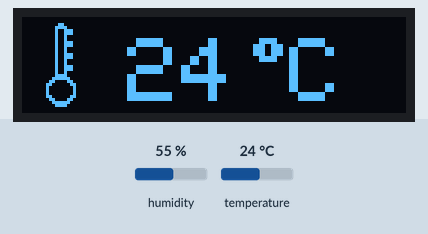
The sketch below on a simulated Arduino Uno, built with avr-gcc and run on an emulated ATmega328P. Parts: 128×32 one-colour display. The test bench sets the inputs (shaded band); at power-on: humidity 55 %, temperature 24 °C. The display library's start-up logo is not drawn.

Above: at 3.2 s.
3.3 s: humidity set to 22 %
At 8.1 s:
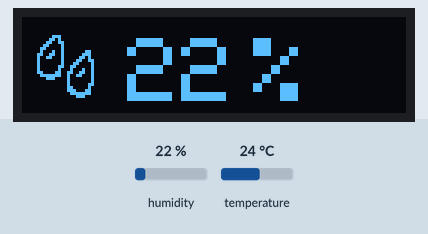
13.6 s: temperature set to 12 °C
At 18.4 s:
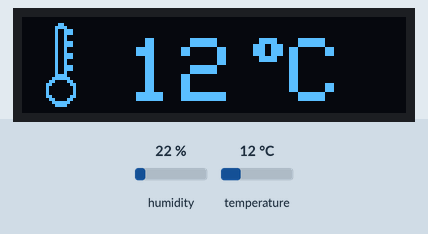
19.2 s: humidity set to 40 %
At 23.6 s:
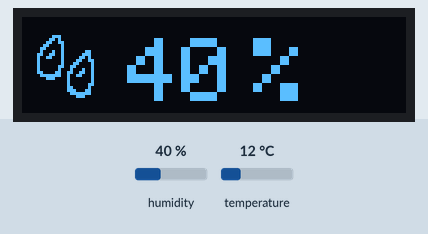
28.7 s: temperature set to 19 °C
At 32.7 s:
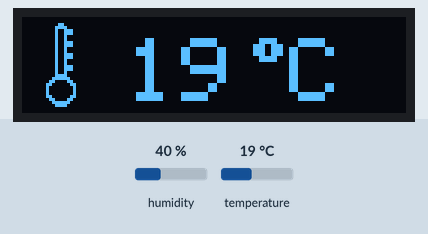
Timing chart, 0 to 34.2 s (numbered marks = the images above; inputs shaded):
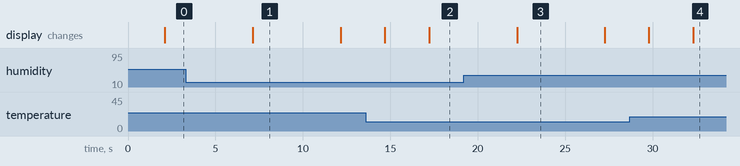

The sketch:

tempandhumi.ino
```cpp
#include <Wire.h>
#include <Adafruit_GFX.h>
#include <Adafruit_SSD1306.h>

#include <DFRobot_DHT11.h>
DFRobot_DHT11 DHT;
#define DHT11_PIN 2

#define SCREEN_WIDTH 128 // OLED display width, in pixels
#define SCREEN_HEIGHT 32 // OLED display height, in pixels

// Declaration for an SSD1306 display connected to I2C (SDA, SCL pins)
#define OLED_RESET     -1 // Reset pin # (or -1 if sharing Arduino reset pin)
#define SCREEN_ADDRESS 0x3C
Adafruit_SSD1306 display(SCREEN_WIDTH, SCREEN_HEIGHT, &Wire, OLED_RESET);

const unsigned char tempImg [] PROGMEM = {
	0x0c, 0x00, 0x1e, 0x00, 0x13, 0x80, 0x13, 0x80, 0x12, 0x00, 0x12, 0x00, 0x13, 0x80, 0x13, 0x80,
	0x12, 0x00, 0x12, 0x00, 0x13, 0x80, 0x13, 0x80, 0x12, 0x00, 0x12, 0x00, 0x13, 0x80, 0x13, 0x80,
	0x12, 0x00, 0x1e, 0x00, 0x3f, 0x00, 0x61, 0x80, 0xc0, 0xc0, 0x80, 0x40, 0x80, 0x40, 0x80, 0x40,
	0xc0, 0xc0, 0x61, 0x80, 0x3f, 0x00, 0x1e, 0x00
};

const unsigned char humiImg [] PROGMEM = {
	0x07, 0x00, 0x00, 0x0d, 0x00, 0x00, 0x19, 0x80, 0x00, 0x30, 0x80, 0x00, 0x60, 0x80, 0x00, 0x44,
	0x80, 0xc0, 0xcc, 0x81, 0xc0, 0x98, 0x83, 0x40, 0x80, 0x86, 0x60, 0x80, 0x8c, 0x20, 0x81, 0x98,
	0x20, 0x81, 0x11, 0x20, 0xc3, 0x33, 0x20, 0x7f, 0x26, 0x20, 0x1c, 0x20, 0x20, 0x00, 0x20, 0x20,
	0x00, 0x20, 0x60, 0x00, 0x30, 0x40, 0x00, 0x38, 0xc0, 0x00, 0x1f, 0xc0, 0x00, 0x07, 0x00
};

uint8_t temptinyImg[] = {0x18, 0x1C, 0x18, 0x1C, 0x18, 0x1C, 0x18, 0x1C, 0x18, 0x3C, 0x7E, 0x7E, 0x7E, 0x3C};

uint8_t humitinyImg[] = {0x00, 0x70, 0x58, 0x78, 0x38, 0x00, 0x1C, 0x16, 0x1E, 0x0E, 0x00, 0x70, 0x58, 0x78, 0x38, 0x00};

int maxtemp, mintemp;
int maxhumi, minhumi;

void setup()
{
  Serial.begin(9600);
  display.begin(SSD1306_SWITCHCAPVCC, SCREEN_ADDRESS);
  display.display();
  delay(2000);

  display.clearDisplay();
  display.setTextColor(SSD1306_WHITE);
  display.setTextWrap(false);

  DHT.read(DHT11_PIN);

  mintemp = DHT.temperature;
  maxtemp = DHT.temperature;
  minhumi = DHT.humidity;
  maxhumi = DHT.humidity;

}

void loop()
{
  DHT.read(DHT11_PIN);

  //
  //    TEMP
  //

  display.setTextSize(3);
  display.clearDisplay();

  display.drawBitmap(8, 2, tempImg, 10, 28, WHITE);

  display.setCursor(35, 7);
  display.print(DHT.temperature, 1);
  display.setTextSize(1); display.print(" "); display.setTextSize(2); display.print((char)247); display.setTextSize(3); display.print("C");

  display.display();
  delay(5000);

  //
  //    HUMI
  //

  DHT.read(DHT11_PIN);

  display.clearDisplay();

  display.drawBitmap(5, 6, humiImg, 19, 21, WHITE);

  display.setCursor(35, 7);
  display.print(DHT.humidity);
  display.setTextSize(1); display.print(" "); display.setTextSize(3);display.print("%");

  display.display();
  delay(5000);

  //
  //    MAX TEMP / HUMI
  //

  display.clearDisplay();
  display.setTextSize(1);

  display.drawBitmap(0, 0, temptinyImg, 7, 16, WHITE);
  display.setCursor(12, 4);
  display.print("Max Temp:");

  display.drawBitmap(0, 16, humitinyImg, 7, 16, WHITE);
  display.setCursor(12, 22);
  display.print("Max Humi:");

  if (maxtemp < DHT.temperature)
    maxtemp = DHT.temperature;

  if (maxhumi < DHT.humidity)
    maxhumi = DHT.humidity;

  display.setCursor(66, 4);
  display.print(maxtemp);
  display.print(" ");
  display.print((char)247);display.print("C");

  display.setCursor(66, 22);
  display.print(maxhumi);
  display.print(" %");

  display.display();
  delay(2500);

  //
  //    MIN TEMP / HUMI
  //

  display.clearDisplay();
  display.setTextSize(1);

  display.drawBitmap(0, 0, temptinyImg, 7, 16, WHITE);
  display.setCursor(12, 4);
  display.print("Min Temp:");

  display.drawBitmap(0, 16, humitinyImg, 7, 16, WHITE);
  display.setCursor(12, 22);
  display.print("Min Humi:");

  if (mintemp > DHT.temperature)
    mintemp = DHT.temperature;

  if (minhumi > DHT.humidity)
    minhumi = DHT.humidity;

  display.setCursor(66, 4);
  display.print(mintemp);
  display.print(" ");
  display.print((char)247);display.print("C");

  display.setCursor(66, 22);
  display.print(minhumi);
  display.print(" %");

  display.display();
  delay(2500);
}
```

Measured:
- what the display in image 1 shows lasts 5.1 s, from 7.1 s to 12.2 s
